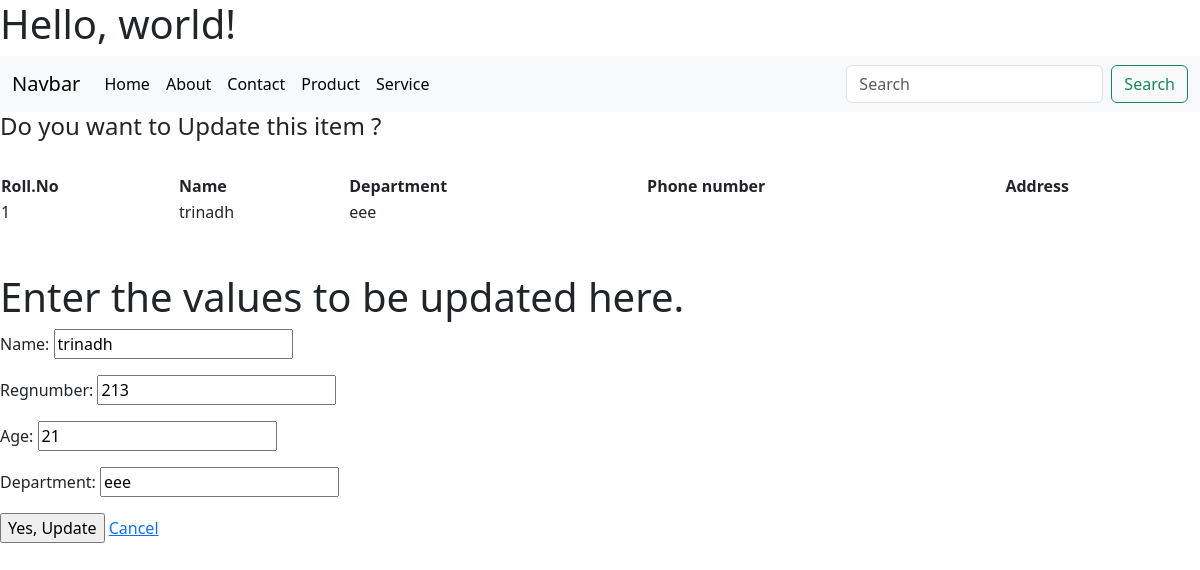
Screenshot of /update/1 with the database file from the repository.
### IT/models.py (models this page shows, shortened)
class Student(models.Model):
    name = models.CharField(max_length=200)
    regnumber = models.IntegerField()
    age = models.IntegerField()
    department = models.CharField(max_length=20)

### IT/views.py (the view)
# urls.py: path('update/<int:id>', views.update, name = 'update'),
def update(request, id):
	obj = get_object_or_404(Student, id =id)
	form = StudentForm(request.POST or None, instance = obj)
	data = Student.objects.get(id = id)
	if form.is_valid():
		form.save()
		return redirect('student')
	context = {'form':form, 'data':data}
	return render(request,'update.html', context )

### IT/forms.py
class StudentForm(ModelForm):
    class Meta:
        model = Student
        fields = "__all__"

### templates/update.html (shortened to what this page needs)
{% extends "base.html" %}
{% block content %}
<div class="main">
    <form method="POST">
    <h4>    Do you want to Update this item ? </h4><br>
<div>
     <table style="width:100%"; border-spacing: 5px;>
              <tr>
                <th>Roll.No</th>
                <th >Name</th>
                <th >Department</th>
                <th >Phone number</th>
                <th >Address</th>
              </tr>
            <tr>
                <td>{{ data.id }}</td>
                <td>{{ data.name }}</td>
                <td>{{ data.department }}</td>
                <td>{{ data.contact }}</td>
                <td>{{ data.address }}</td>
            </tr>
    </table> <br><br>
    <div>
		<h1>Enter the values to be updated here.</h1>
    			{{ form.as_p }}
    </div>
        <input type="submit" value="Yes, Update" />
        <a href="/">Cancel </a>
    </form>
</div>
{% endblock %}

### rows the page displays
Student: id "1", name "trinadh", department "eee", regnumber "213", age "21"
